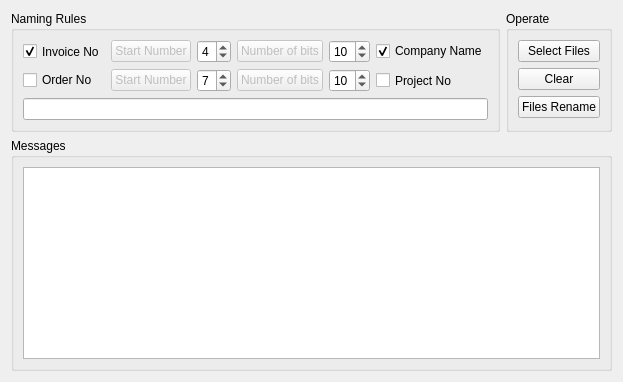
      <widget class="QWidget" name="tab_3">
       <attribute name="title">
        <string>Admin Operate</string>
       </attribute>
       <layout class="QGridLayout" name="gridLayout_12">
        <item row="0" column="0">
         <widget class="QGroupBox" name="groupBox_10">
          <property name="title">
           <string>Naming Rules</string>
          </property>
          <layout class="QGridLayout" name="gridLayout_14">
           <item row="0" column="2">
            <widget class="QSpinBox" name="spinBox">
             <property name="minimum">
              <number>0</number>
             </property>
             <property name="maximum">
              <number>9</number>
             </property>
             <property name="value">
              <number>4</number>
             </property>
            </widget>
           </item>
           <item row="0" column="3">
            <widget class="QPushButton" name="pushButton_39">
             <property name="enabled">
              <bool>false</bool>
             </property>
             <property name="text">
              <string>Number of bits</string>
             </property>
            </widget>
           </item>
           <item row="1" column="1">
            <widget class="QPushButton" name="pushButton_38">
             <property name="enabled">
              <bool>false</bool>
             </property>
             <property name="text">
              <string>Start Number</string>
             </property>
            </widget>
           </item>
           <item row="0" column="0">
            <widget class="QCheckBox" name="checkBox_9">
             <property name="sizePolicy">
              <sizepolicy hsizetype="Minimum" vsizetype="Ignored">
               <horstretch>0</horstretch>
               <verstretch>0</verstretch>
              </sizepolicy>
             </property>
             <property name="text">
              <string>Invoice No</string>
             </property>
             <property name="checked">
              <bool>true</bool>
             </property>
            </widget>
           </item>
           <item row="0" column="4">
            <widget class="QSpinBox" name="spinBox_2">
             <property name="maximum">
              <number>20</number>
             </property>
             <property name="value">
              <number>10</number>
             </property>
            </widget>
           </item>
           <item row="1" column="3">
            <widget class="QPushButton" name="pushButton_40">
             <property name="enabled">
              <bool>false</bool>
             </property>
             <property name="text">
              <string>Number of bits</string>
             </property>
            </widget>
           </item>
           <item row="1" column="0">
            <widget class="QCheckBox" name="checkBox_12">
             <property name="text">
              <string>Order No</string>
             </property>
            </widget>
           </item>
           <item row="1" column="2">
            <widget class="QSpinBox" name="spinBox_3">
             <property name="maximum">
              <number>9</number>
             </property>
             <property name="value">
              <number>7</number>
             </property>
            </widget>
           </item>
           <item row="1" column="4">
            <widget class="QSpinBox" name="spinBox_4">
             <property name="value">
              <number>10</number>
             </property>
            </widget>
           </item>
           <item row="0" column="1">
            <widget class="QPushButton" name="pushButton_37">
             <property name="enabled">
              <bool>false</bool>
             </property>
             <property name="text">
              <string>Start Number</string>
             </property>
            </widget>
           </item>
           <item row="0" column="5">
            <widget class="QCheckBox" name="checkBox_10">
             <property name="sizePolicy">
              <sizepolicy hsizetype="Minimum" vsizetype="Fixed">
               <horstretch>0</horstretch>
               <verstretch>0</verstretch>
              </sizepolicy>
             </property>
             <property name="text">
              <string>Company Name</string>
             </property>
             <property name="checked">
              <bool>true</bool>
             </property>
            </widget>
           </item>
           <item row="1" column="5">
            <widget class="QCheckBox" name="checkBox_11">
             <property name="sizePolicy">
              <sizepolicy hsizetype="Minimum" vsizetype="Ignored">
               <horstretch>0</horstretch>
               <verstretch>0</verstretch>
              </sizepolicy>
             </property>
             <property name="text">
              <string>Project No</string>
             </property>
            </widget>
           </item>
           <item row="2" column="0" colspan="6">
            <widget class="QLineEdit" name="lineEdit_17">
             <property name="sizePolicy">
              <sizepolicy hsizetype="Minimum" vsizetype="Fixed">
               <horstretch>0</horstretch>
               <verstretch>0</verstretch>
              </sizepolicy>
             </property>
            </widget>
           </item>
          </layout>
         </widget>
        </item>
        <item row="0" column="1">
         <widget class="QGroupBox" name="groupBox_12">
          <property name="sizePolicy">
           <sizepolicy hsizetype="Fixed" vsizetype="Preferred">
            <horstretch>0</horstretch>
            <verstretch>0</verstretch>
           </sizepolicy>
          </property>
          <property name="title">
           <string>Operate</string>
          </property>
          <layout class="QGridLayout" name="gridLayout_15">
           <item row="0" column="0">
            <widget class="QPushButton" name="pushButton_33">
             <property name="text">
              <string>Select Files</string>
             </property>
            </widget>
           </item>
           <item row="1" column="0">
            <widget class="QPushButton" name="pushButton_34">
             <property name="sizePolicy">
              <sizepolicy hsizetype="Minimum" vsizetype="Fixed">
               <horstretch>0</horstretch>
               <verstretch>0</verstretch>
              </sizepolicy>
             </property>
             <property name="text">
              <string>Clear</string>
             </property>
            </widget>
           </item>
           <item row="2" column="0">
            <widget class="QPushButton" name="pushButton_35">
             <property name="text">
              <string>Files Rename</string>
             </property>
            </widget>
           </item>
          </layout>
         </widget>
        </item>
        <item row="3" column="0" colspan="2">
         <widget class="QGroupBox" name="groupBox_11">
          <property name="title">
           <string>Messages</string>
          </property>
          <layout class="QGridLayout" name="gridLayout_13">
           <item row="0" column="0">
            <widget class="QTextBrowser" name="textBrowser_3"/>
           </item>
          </layout>
         </widget>
        </item>
       </layout>
      </widget>
